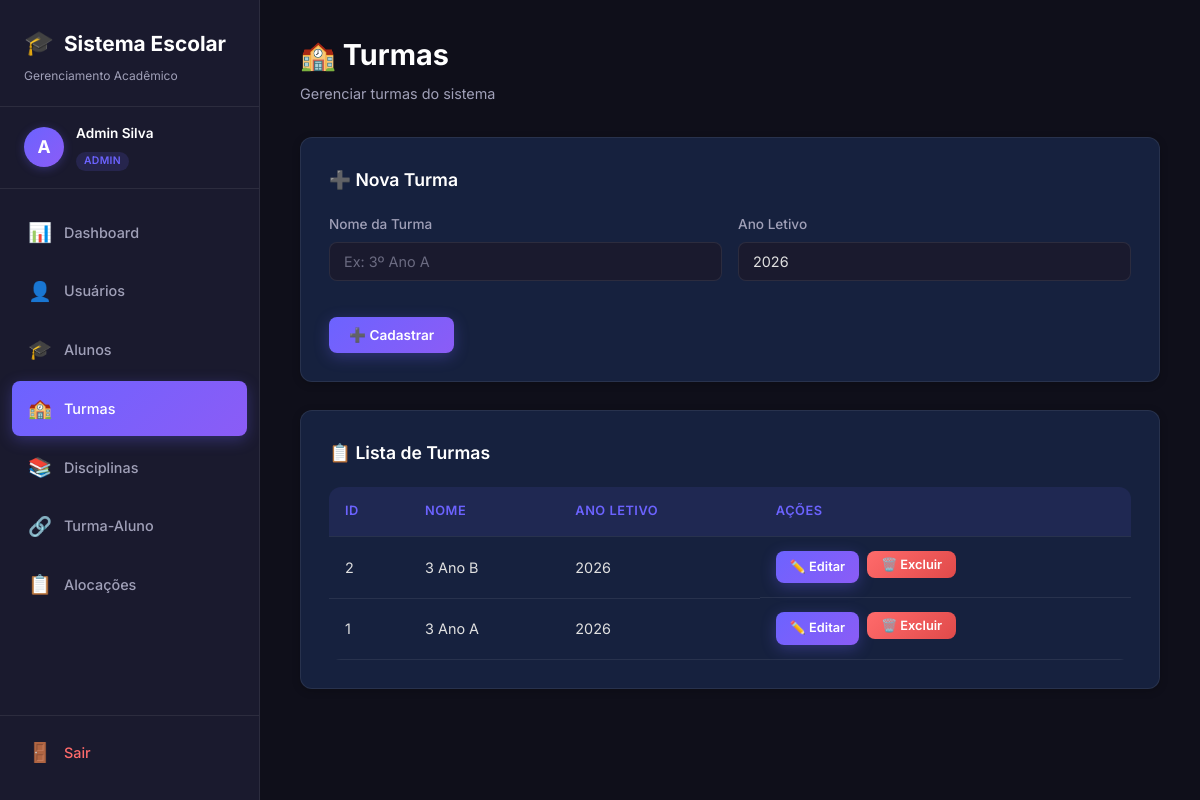
Before: /index.php?page=turmas (signed in) with the older database file.
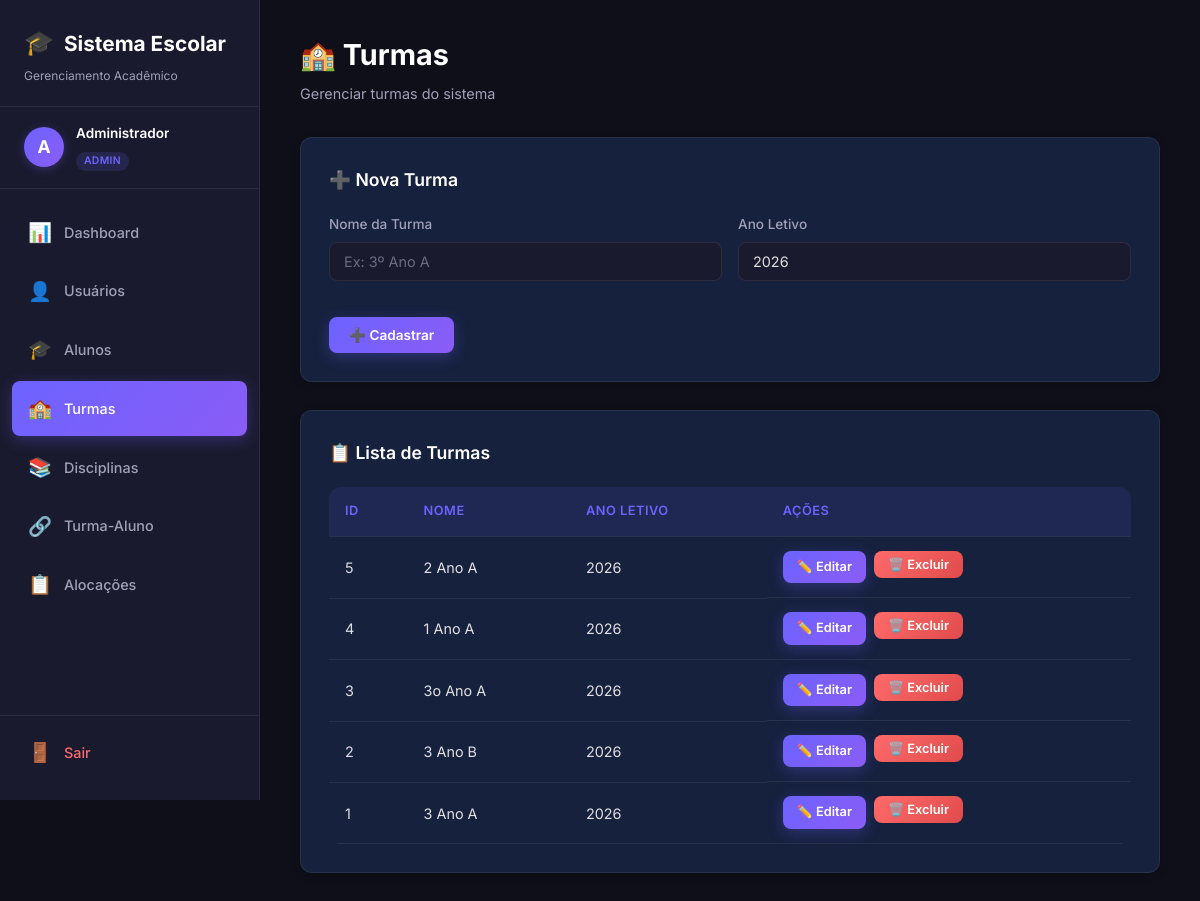
After: the same page with the newer database file.
### tables this page shows
CREATE TABLE turmas (
        id INTEGER PRIMARY KEY AUTOINCREMENT,
        nome VARCHAR(45) NOT NULL,
        ano_letivo INTEGER NOT NULL
    );

### app/controllers/TurmaController.php (called while the page is built, shortened)
<?php
require_once __DIR__ . '/../models/Turma.php';
class TurmaController {
    private $model;
    public function __construct($pdo) {
        $this->model = new Turma($pdo);
    }
    public function index() {
        $editData = null;
        $turmas = $this->model->getAll();
        include __DIR__ . '/../views/layout/header.php';
        include __DIR__ . '/../views/layout/sidebar.php';
        include __DIR__ . '/../views/turmas/index.php';
        include __DIR__ . '/../views/layout/footer.php';
    }
}
?>

### app/models/Turma.php (called while the page is built, shortened)
<?php
class Turma {
    private $pdo;
    public function __construct($pdo) {
        $this->pdo = $pdo;
    }
    public function getAll() {
        return $this->pdo->query("SELECT * FROM turmas ORDER BY id DESC")->fetchAll();
    }
}
?>

### app/views/turmas/index.php (the view, shortened to what the changed rows need)
<div class="main-content">
    <div class="page-header">
        <h1>🏫 Turmas</h1>
        <p>Gerenciar turmas do sistema</p>
    </div>
    <div class="card">
        <h3 class="card-title"><?= $editData ? '✏️ Editar Turma' : '➕ Nova Turma' ?></h3>
        <form method="POST" action="index.php?page=turmas">
            <div class="form-grid">
                <div class="form-group">
                    <label>Nome da Turma</label>
                    <input type="text" name="nome" required placeholder="Ex: 3º Ano A" value="<?= htmlspecialchars($editData['nome'] ?? '') ?>">
                </div>
                <div class="form-group">
                    <label>Ano Letivo</label>
                    <input type="number" name="ano_letivo" required placeholder="Ex: 2026" min="2000" max="2100" value="<?= htmlspecialchars($editData['ano_letivo'] ?? date('Y')) ?>">
                </div>
            </div>
            <div class="btn-group">
                <button type="submit" class="btn btn-primary"><?= $editData ? '💾 Atualizar' : '➕ Cadastrar' ?></button>
            </div>
        </form>
    </div>
    <div class="card">
        <h3 class="card-title">📋 Lista de Turmas</h3>
        <?php if (empty($turmas)): ?>
            <div class="empty-state">
                <div class="empty-icon">🏫</div>
                <p>Nenhuma turma cadastrada ainda.</p>
            </div>
        <?php else: ?>
            <div class="table-wrapper">
                <table>
                    <thead>
                        <tr>
                            <th>ID</th>
                            <th>Nome</th>
                            <th>Ano Letivo</th>
                            <th>Ações</th>
                        </tr>
                    </thead>
                    <tbody>
                        <?php foreach ($turmas as $t): ?>
                        <tr>
                            <td><?= $t['id'] ?></td>
                            <td><?= htmlspecialchars($t['nome']) ?></td>
                            <td><?= $t['ano_letivo'] ?></td>
                            <td class="actions">
                                <a href="index.php?page=turmas&edit=<?= $t['id'] ?>" class="btn btn-primary btn-sm">✏️ Editar</a>
                                <form method="POST" action="index.php?page=turmas" style="display:inline" onsubmit="return confirm('Deseja excluir esta turma?')">
                                    <button type="submit" class="btn btn-danger btn-sm">🗑️ Excluir</button>
                                </form>
                            </td>
                        </tr>
                        <?php endforeach; ?>
                    </tbody>
                </table>
            </div>
        <?php endif; ?>
    </div>
</div>

### app/views/layout/sidebar.php
<?php
$currentPage = $_GET['page'] ?? 'dashboard';
$perfil = $_SESSION['user_perfil'] ?? 'professor';
$userName = $_SESSION['user_nome'] ?? 'Usuário';
$userPerfil = $_SESSION['user_perfil'] ?? '';
$menuItems = [
    ['page' => 'dashboard',   'icon' => '📊', 'label' => 'Dashboard',   'perfis' => ['admin', 'professor']],
    ['page' => 'usuarios',    'icon' => '👤', 'label' => 'Usuários',    'perfis' => ['admin']],
    ['page' => 'alunos',      'icon' => '🎓', 'label' => 'Alunos',      'perfis' => ['admin']],
    ['page' => 'turmas',      'icon' => '🏫', 'label' => 'Turmas',      'perfis' => ['admin']],
    ['page' => 'disciplinas', 'icon' => '📚', 'label' => 'Disciplinas', 'perfis' => ['admin']],
    ['page' => 'turma_aluno', 'icon' => '🔗', 'label' => 'Turma-Aluno', 'perfis' => ['admin']],
    ['page' => 'alocacoes',   'icon' => '📋', 'label' => 'Alocações',   'perfis' => ['admin', 'professor']],
    ['page' => 'avaliacoes',  'icon' => '📝', 'label' => 'Avaliações',  'perfis' => ['professor']],
];
?>
<nav class="sidebar">
    <div class="sidebar-brand">
        <h2><span class="icon">🎓</span> <span>Sistema Escolar</span></h2>
        <p>Gerenciamento Acadêmico</p>
    </div>
    <div class="sidebar-user">
        <div class="user-avatar"><?= mb_substr($userName, 0, 1, 'UTF-8') ?></div>
        <div class="user-info">
            <span class="user-name"><?= htmlspecialchars($userName) ?></span>
            <span class="user-role"><span class="badge badge-<?= $userPerfil ?>"><?= $userPerfil ?></span></span>
        </div>
    </div>
    <ul class="nav-list">
        <?php foreach ($menuItems as $item): ?>
            <?php if (in_array($perfil, $item['perfis'])): ?>
            <li>
                <a href="index.php?page=<?= $item['page'] ?>" class="<?= $currentPage === $item['page'] ? 'active' : '' ?>">
                    <span class="nav-icon"><?= $item['icon'] ?></span> <span><?= $item['label'] ?></span>
                </a>
            </li>
            <?php endif; ?>
        <?php endforeach; ?>
    </ul>
    <div class="sidebar-footer">
        <form method="POST" action="index.php?page=logout" id="logoutForm">
            <button type="submit" class="btn-logout">
                <span class="nav-icon">🚪</span> <span>Sair</span>
            </button>
        </form>
    </div>
</nav>

Changed rows visible on the page:
added turmas: id "5", nome "2 Ano A", ano_letivo "2026"
added turmas: id "4", nome "1 Ano A", ano_letivo "2026"
added turmas: id "3", nome "3o Ano A", ano_letivo "2026"
Other visible differences:
$userName: "Admin Silva" → "Administrador"
